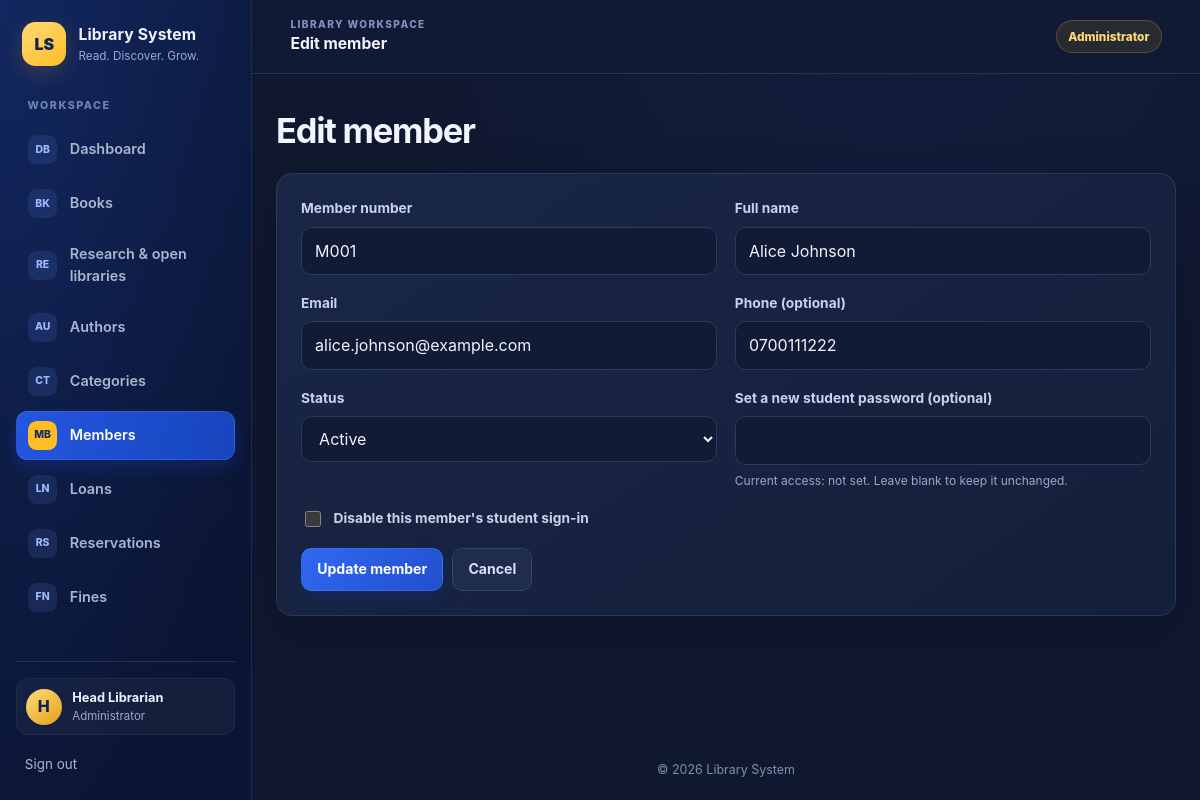
The page /members/edit.php?id=1 (signed in) on the database its author committed.
### tables this page shows
CREATE TABLE members (
    member_id INT AUTO_INCREMENT PRIMARY KEY,
    member_number VARCHAR(20) NOT NULL UNIQUE,
    full_name VARCHAR(100) NOT NULL,
    email VARCHAR(120) NOT NULL UNIQUE,
    password_hash VARCHAR(255) NULL,
    phone VARCHAR(20),
    status ENUM('active','suspended') DEFAULT 'active',
    date_joined DATE NOT NULL DEFAULT (CURRENT_DATE)
);

### includes/functions.php (called while the page is built, shortened)
<?php
function e($string) {
    return htmlspecialchars($string ?? '', ENT_QUOTES, 'UTF-8');
}

### members/edit.php (the view, shortened to what this page needs)
<?php
require_once '../config/database.php';
require_once '../includes/functions.php';
$memberId = filter_input(INPUT_GET, 'id', FILTER_VALIDATE_INT);
$stmt = $pdo->prepare('SELECT * FROM members WHERE member_id = ?');
$stmt->execute([$memberId]);
$member = $stmt->fetch();
$disableStudentLogin = false;
require '../includes/header.php';
require '../includes/navbar.php';
?>
<main class="container">
    <header class="page-heading"><h1>Edit member</h1></header>
    <form class="card form-grid" method="post">
        <div class="field">
            <label for="member_number">Member number</label>
            <input id="member_number" name="member_number" maxlength="20" required value="<?= e($member['member_number']) ?>">
        </div>
        <div class="field">
            <label for="full_name">Full name</label>
            <input id="full_name" name="full_name" maxlength="100" required value="<?= e($member['full_name']) ?>">
        </div>
        <div class="field">
            <label for="email">Email</label>
            <input id="email" name="email" type="email" maxlength="120" required value="<?= e($member['email']) ?>">
        </div>
        <div class="field">
            <label for="phone">Phone (optional)</label>
            <input id="phone" name="phone" maxlength="20" value="<?= e($member['phone']) ?>">
        </div>
        <div class="field">
            <label for="status">Status</label>
            <select id="status" name="status">
                <option value="active"<?= $member['status'] === 'active' ? ' selected' : '' ?>>Active</option>
            </select>
        </div>
        <div class="field">
            <label for="student_password">Set a new student password (optional)</label>
            <input id="student_password" name="student_password" type="password"
                   autocomplete="new-password" minlength="8" maxlength="72">
            <small>Current access: <?= $member['password_hash'] ? 'enabled' : 'not set' ?>. Leave blank to keep it unchanged.</small>
        </div>
        <div class="field field-full">
            <label class="checkbox-field">
                <input type="checkbox" name="disable_student_login" value="1"
                       <?= $disableStudentLogin ? 'checked' : '' ?>>
                Disable this member's student sign-in
            </label>
        </div>
        <div class="field-full form-actions">
            <button class="button" type="submit">Update member</button>
            <a class="button button-secondary" href="index.php">Cancel</a>
        </div>
    </form>
</main>
<?php require '../includes/footer.php'; ?>

### assets/css/style.css (style rules this page uses)
:root { color-scheme: dark; font-family: Inter, "Segoe UI", Arial, sans-serif; background: #10182f; color: #eef2ff; font-synthesis: none; text-rendering: optimizeLegibility; --bg: #10182f; --sidebar: #0b1533; --surface: #151f3b; --surface-raised: #1b2849; --border: #29385d; --text: #eef2ff; --muted: #9aa8c7; --blue: #285bea; --gold: #ffbd24; --red: #ed6871; --green: #63d3ac; --shadow: 0 18px 50px rgb(3 9 25 / 25%); }
* { box-sizing: border-box; }
html { min-width: 320px; scroll-behavior: smooth; }
body { min-width: 320px; min-height: 100vh; margin: 0; color: var(--text); background: radial-gradient(ellipse at 75% 0%, rgb(42 82 190 / 11%), transparent 32rem), var(--bg); line-height: 1.55; }
a { color: #75a0ff; text-decoration: none; text-underline-offset: 3px; }
.container { width: min(1440px, calc(100% - clamp(1.25rem, 4vw, 3.5rem))); margin: clamp(1.25rem, 3vw, 2.25rem) auto; }
.page-heading { display: flex; flex-wrap: wrap; align-items: center; justify-content: space-between; gap: 1rem; margin-bottom: 1.35rem; }
.page-heading h1 { margin: 0; color: #f2f5ff; font-size: clamp(1.6rem, 3vw, 2.15rem); letter-spacing: -0.035em; line-height: 1.2; }
.card, .table-wrap { background: linear-gradient(145deg, rgb(26 39 71 / 95%), rgb(20 31 58 / 98%)); border: 1px solid var(--border); border-radius: 1rem; box-shadow: var(--shadow); }
.card { padding: clamp(1rem, 2.5vw, 1.5rem); }
.form-grid { display: grid; grid-template-columns: repeat(2, minmax(0, 1fr)); gap: 1.1rem; }
.field { display: flex; min-width: 0; flex-direction: column; gap: 0.45rem; }
.field-full { grid-column: 1 / -1; }
label { color: #c8d2ea; font-size: 0.86rem; font-weight: 700; }
input, select, textarea { width: 100%; min-height: 2.75rem; padding: 0.68rem 0.82rem; color: #f0f3ff; font: inherit; background: #111b35; border: 1px solid #2b3a5f; border-radius: 0.65rem; transition: border-color 150ms ease, box-shadow 150ms ease; }
input::placeholder, textarea::placeholder { color: #7383a6; }
input[type="checkbox"] { width: 1rem; min-height: auto; height: 1rem; accent-color: var(--blue); }
.checkbox-field { display: flex; align-items: center; gap: 0.6rem; }
.field small { color: var(--muted); font-size: 0.75rem; }
.form-actions, .actions { display: flex; flex-wrap: wrap; align-items: center; gap: 0.55rem; }
.button { display: inline-flex; min-height: 2.6rem; align-items: center; justify-content: center; gap: 0.4rem; padding: 0.6rem 0.95rem; color: #fff; font: inherit; font-size: 0.88rem; font-weight: 750; text-align: center; text-decoration: none; background: linear-gradient(135deg, #3168f2, #214fce); border: 1px solid rgb(144 173 255 / 18%); border-radius: 0.65rem; box-shadow: 0 7px 16px rgb(17 54 160 / 27%); cursor: pointer; transition: transform 150ms ease, filter 150ms ease, box-shadow 150ms ease; }
.button-secondary { color: #d7e0f6; background: #202c4c; border-color: #34446b; box-shadow: none; }

### rows shown on the page
members: member_number "M001", full_name "Alice Johnson", email "alice.johnson@example.com", phone "0700111222", status "Active"

### other values the page prints
$item['icon'] "DB"
$item['label'] "Dashboard"
$item['icon'] "BK"
$item['label'] "Books"
$item['icon'] "RE"
$item['label'] "Research & open libraries"
$item['icon'] "AU"
$item['label'] "Authors"
$item['icon'] "CT"
$item['label'] "Categories"
$item['icon'] "MB"
$item['label'] "Members"
$item['icon'] "LN"
$item['label'] "Loans"
$item['icon'] "RS"
